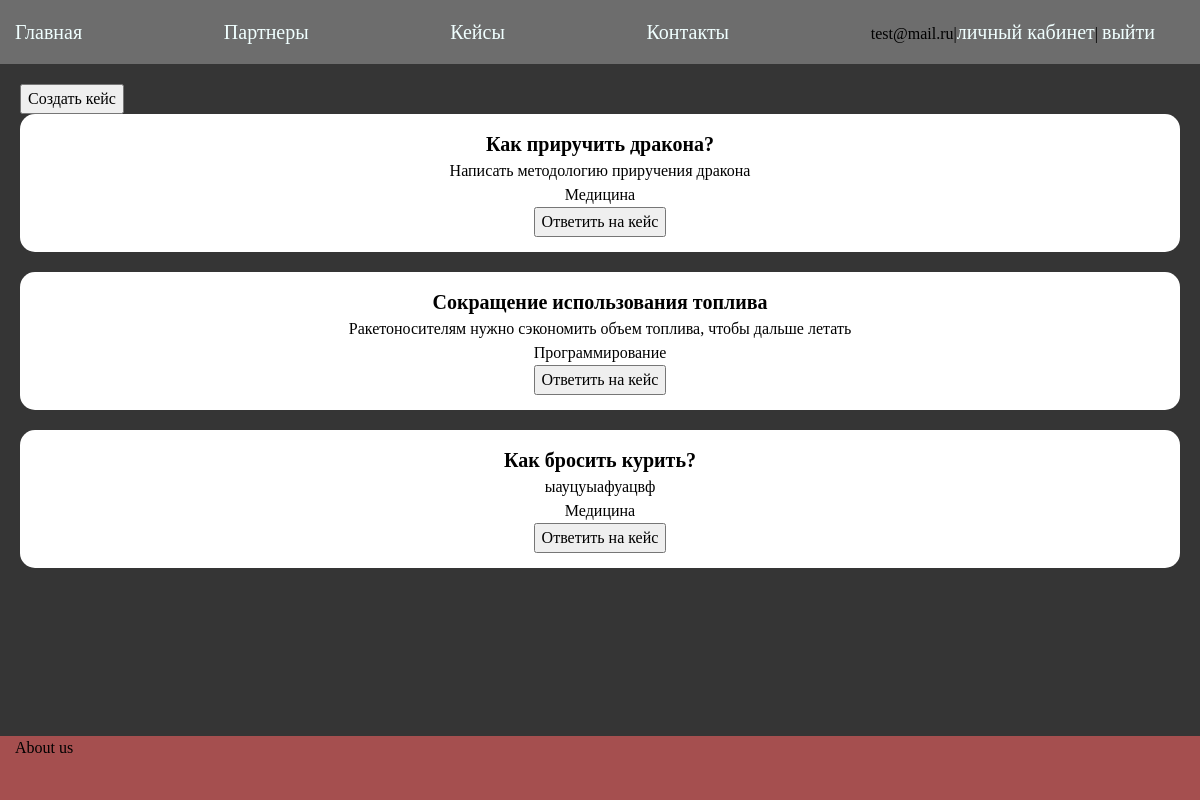
Screenshot of /showcases/ (signed in) with the database file from the repository.
### BastauApp/models.py (models this page shows)
class User(AbstractBaseUser, PermissionsMixin):
    ROLES = [('Студент', 'Студент'),
             ('Партнер', 'Партнер')]
    email = models.EmailField(db_index=True, unique=True, max_length=254)
    phone = models.CharField(max_length=20, help_text='Номер телефона')
    is_staff = models.BooleanField(default=True)  # must needed, otherwise you won't be at
    is_active = models.BooleanField(default=True)  # must needed, otherwise you won't be «
    is_superuser = models.BooleanField(default=False)  # this field we inherit from Permis
    role = models.CharField(choices=ROLES, default=ROLES[0], max_length=10)
    objects = CustomUserManager()
    REQUIRED_FIELDS = ["phone"]
    USERNAME_FIELD = 'email'
    class Meta:
        verbose_name = "Юзер"
        verbose_name_plural = "Юзеры"

class Case(models.Model):
    CATEGORIES = [
        ('Медицина', 'Медицина'), ('Программирование', 'Программирование'), ('Архитектура', 'Архитектура')
    ]
    title = models.CharField(max_length=200, verbose_name='Название')
    description = models.TextField(verbose_name='Описание кейса')
    date_of_create = models.DateTimeField(auto_now=True)
    date_of_edit = models.DateTimeField(auto_now_add=True)
    date_of_close = models.DateTimeField()
    category = models.CharField(max_length=100, choices=CATEGORIES)
    user_id = models.ForeignKey(User, on_delete=models.CASCADE)
    class Meta:
        verbose_name = "Кейс"
        verbose_name_plural = "Кейсы"
    def __str__(self):
        return self.title

### BastauApp/views.py (the view)
# urls.py: path('showcases/', ShowCases.as_view(), name='showcases'),
class ShowCases(ListView):
    model = Case
    template_name = 'ShowCase.html'
    extra_context = {"name": 'Кейсы', 'menu': menu}

### BastauApp/templates/ShowCase.html
{% extends 'base.html' %}
  {% block content %}
 <a href="{% url 'createcase' %}"><button>Создать кейс</button></a>
    {% for item in object_list %}
    <div class="case">
      <span class="case__title">
        {{item}}
      </span>
      <p>{{item.description}}</p>
      <p>{{item.category}}</p>
      <button>Ответить на кейс</button>
    </div>
    {% endfor %}
  {% endblock %}

### BastauApp/templates/base.html (shortened to what this page needs)
{% load static %}
<!DOCTYPE html>
<html lang="en">
  <head>
    <link type="text/css" href="{% static 'css/style.css' %}" rel="stylesheet" />
    <link type="text/css" href="{% static 'css/zero.css' %}" rel="stylesheet" />
  </head>
  <body>
    <nav class="nav">
      <div class="container">
        {% block mainmenu %}
          <ul class="nav__list">
            <li><a href="{% url 'index' %}">Главная</a></li>
            {% for item in menu %}
              <li><a href="{% url item.url_name %}">{{item.title}}</a></li>
            {% endfor %}
           {% if request.user.is_authenticated %}
<li class="last">  {{user.email}}|<a href="{% url 'personal' %}">личный кабинет</a>| <a href="{% url 'logout' %}">выйти</a></li>
{% else %}
<li class="last"><a href="{% url 'signup' %}">Регистрация</a> | <a href="{% url 'login' %}">Войти</a></li>
{% endif %}
          </ul>
        {% endblock mainmenu %}
      </div>
    </nav>
    <div class="content">
      <div class="container">
        <main class="main">
          {% block content %}
          {% endblock %}
        </main>
      </div>
    </div>
    <footer class="footer">
      <div class="container">
        About us
      </div>
    </footer>
  </body>
</html>

### BastauApp/static/css/style.css (style rules this page uses)
body { height: 100%; }
html { height: 100%; }
.container { max-width: 1170px; margin: 0 auto; height: 100%; }
.nav { height: 64px; background-color: rgb(109, 109, 109); align-items: center; }
.nav__list { height: 100%; display: flex; justify-content: space-between; align-items: center; }
.nav__list li { margin-right: 30px; }
.nav__list li a { text-decoration: none; font-size: 20px; color: azure; }
.content { min-height: calc(100vh - 128px); background-color: rgb(53, 53, 53); padding: 20px; }
.footer { height: 64px; background-color: rgb(165, 79, 79); }
.case { background-color: #fff; padding: 15px; border-radius: 15px; margin-bottom: 20px; text-align: center; }
.case__title { font-size: 20px; font-weight: bold; }

### BastauApp/static/css/zero.css (style rules this page uses)
*, *::before, *::after { box-sizing: border-box; }
ul[class], ol[class] { padding: 0; }
body, h1, h2, h3, h4, p, ul[class], ol[class], li, figure, figcaption, blockquote, dl, dd { margin: 0; }
body { min-height: 100vh; scroll-behavior: smooth; text-rendering: optimizeSpeed; line-height: 1.5; }
ul[class], ol[class] { list-style: none; }
a:not([class]) { text-decoration-skip-ink: auto; }
input, button, textarea, select { font: inherit; }

### rows the page displays
User: email "test@mail.ru"
Case: title "Как приручить дракона?", description "Написать методологию приручения дракона", category "Медицина"
Case: title "Сокращение использования топлива", description "Ракетоносителям нужно сэкономить объем топлива, чтобы дальше летать", category "Программирование"
Case: title "Как бросить курить?", description "ыауцуыафуацвф", category "Медицина"

### other values shown
{{ item.title }} "Партнеры" "Кейсы" "Контакты"
